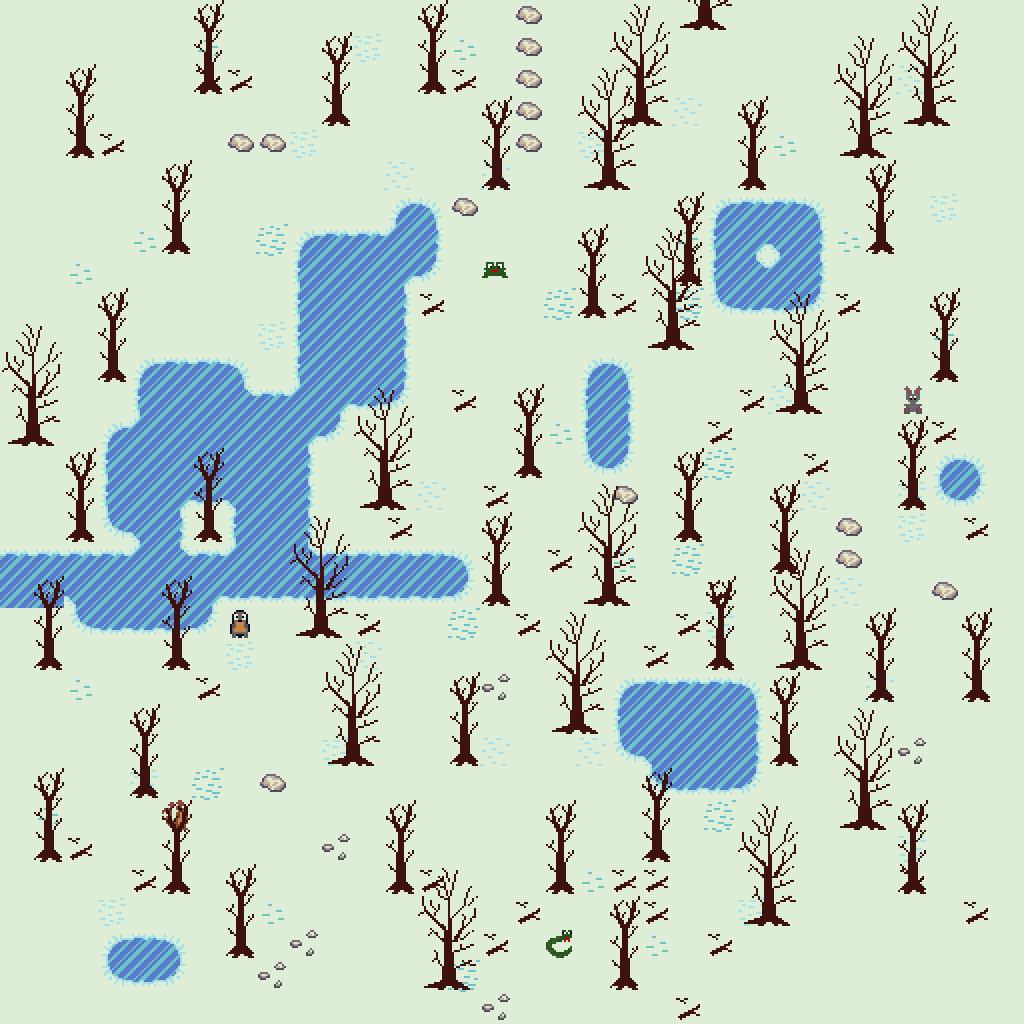

A 2D game scene composited from a Tiled map and its tileset images. What follows is a short description and the map's XML, with each tile layer's data collapsed to a summary:
An orthogonal 32x32 tile map with 32x32 px tiles, 3 tile layers (terrain, npc, forest), 2 tilesets and 10 objects.

<map version="1.2" tiledversion="1.3.1" orientation="orthogonal" renderorder="left-down" compressionlevel="0" width="32" height="32" tilewidth="32" tileheight="32" infinite="0" nextlayerid="5" nextobjectid="15">
 <tileset firstgid="1" name="spritesheet" tilewidth="32" tileheight="96" tilecount="33" columns="0">
  <grid orientation="orthogonal" width="1" height="1" />
  <tile id="2">
   <properties>
    <property name="Collision" type="bool" value="true" />
   </properties>
   <image width="32" height="32" source="../snow0.png" />
  </tile>
  <tile id="3">
   <image width="32" height="32" source="../snow1.png" />
  </tile>
  <tile id="4">
   <image width="32" height="32" source="../snow2.png" />
  </tile>
  <tile id="5">
   <image width="32" height="32" source="../snow3.png" />
  </tile>
  <tile id="6">
   <image width="32" height="32" source="../snow4.png" />
  </tile>
  <tile id="7">
   <properties>
    <property name="collision" type="bool" value="true" />
   </properties>
   <image width="32" height="96" source="../tree0.png" />
  </tile>
  <tile id="9">
   <image width="32" height="32" source="../present.png" />
  </tile>
  <tile id="10">
   <image width="32" height="32" source="../ice0.png" />
  </tile>
  <tile id="11">
   <image width="32" height="32" source="../ice1.png" />
  </tile>
  <tile id="12">
   <image width="32" height="32" source="../ice2.png" />
  </tile>
  <tile id="13">
   <image width="32" height="32" source="../ice3.png" />
  </tile>
  <tile id="14">
   <image width="32" height="32" source="../ice4.png" />
  </tile>
  <tile id="15">
   <image width="32" height="32" source="../ice5.png" />
  </tile>
  <tile id="16">
   <image width="32" height="32" source="../ice6.png" />
  </tile>
  <tile id="17">
   <image width="32" height="32" source="../ice7.png" />
  </tile>
  <tile id="18">
   <image width="32" height="32" source="../ice8.png" />
  </tile>
  <tile id="19">
   <image width="32" height="32" source="../ice9.png" />
  </tile>
  <tile id="20">
   <image width="32" height="32" source="../ice10.png" />
  </tile>
  <tile id="21">
   <image width="32" height="32" source="../ice11.png" />
  </tile>
  <tile id="22">
   <image width="32" height="32" source="../ice12.png" />
  </tile>
  <tile id="23">
   <image width="32" height="32" source="../ice10.png" />
  </tile>
  <tile id="24">
   <image width="32" height="32" source="../ice11.png" />
  </tile>
  <tile id="25">
   <image width="32" height="32" source="../ice12.png" />
  </tile>
  <tile id="26">
   <image width="32" height="32" source="../stone0.png" />
  </tile>
  <tile id="27">
   <image width="32" height="32" source="../stone1.png" />
  </tile>
  <tile id="28">
   <image width="32" height="32" source="../stone2.png" />
  </tile>
  <tile id="30">
   <image width="32" height="32" source="../wood0.png" />
  </tile>
  <tile id="31">
   <image width="32" height="32" source="../wood1.png" />
  </tile>
  <tile id="32">
   <properties>
    <property name="name" value="Jabka" />
   </properties>
   <image width="32" height="32" source="../npc/frog.png" />
  </tile>
  <tile id="33">
   <image width="32" height="32" source="../npc/hedgehog.png" />
  </tile>
  <tile id="34">
   <image width="32" height="32" source="../npc/rabbit.png" />
  </tile>
  <tile id="35">
   <image width="32" height="32" source="../npc/snake.png" />
  </tile>
  <tile id="36">
   <image width="32" height="32" source="../npc/squirrel.png" />
  </tile>
 </tileset>
 <tileset firstgid="38" source="tree1.tsx" />
 <layer id="1" name="terrain" width="32" height="32">
  <data>[1024 cells, 1024 non-empty, 8 distinct tile ids]</data>
 </layer>
 <layer id="4" name="npc" width="32" height="32">
  <data>[1024 cells, 6 non-empty, 5 distinct tile ids]</data>
 </layer>
 <layer id="2" name="forest" width="32" height="32">
  <data>[1024 cells, 235 non-empty, 20 distinct tile ids]</data>
 </layer>
 <objectgroup id="3" name="podarki">
  <object id="5" x="288.833" y="480.667" width="29.6667" height="30.3333" />
  <object id="6" x="66.5" y="417.5" width="30.3333" height="31" />
  <object id="7" x="256.337" y="640" width="31.4511" height="31.9286" />
  <object id="8" x="128" y="800.364" width="31.6364" height="31.4545" />
  <object id="9" x="64" y="800.182" width="31.2727" height="31.6364" />
  <object id="10" x="95.3637" y="674.182" width="31.2727" height="31.6364" />
  <object id="11" x="351.364" y="929.182" width="31.2727" height="31.6364" />
  <object id="12" x="512.364" y="769.182" width="31.2727" height="31.6364" />
  <object id="13" x="385.364" y="608.182" width="31.2727" height="31.6364" />
  <object id="14" x="32.3637" y="895.182" width="31.2727" height="31.6364" />
 </objectgroup>
</map>